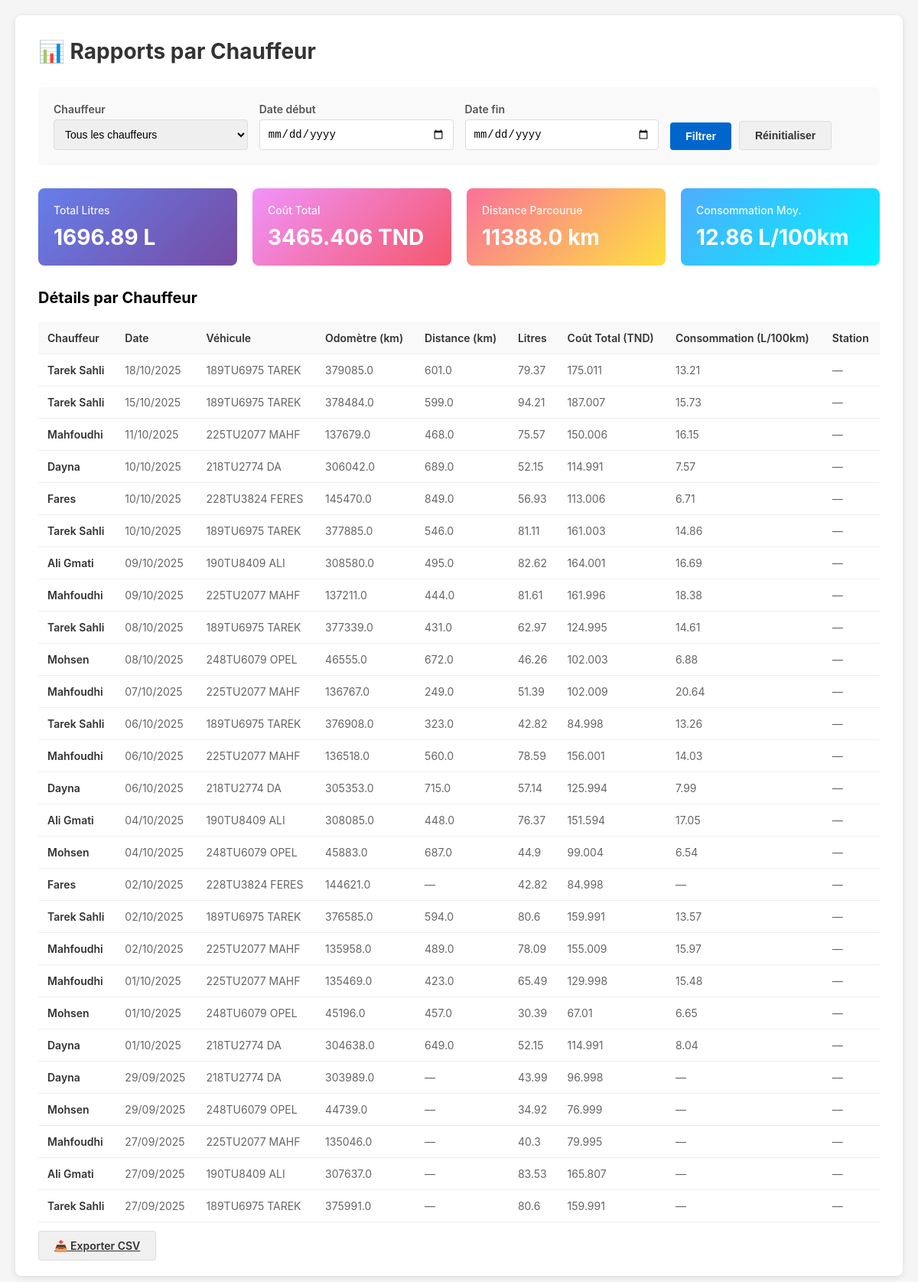
Page /driver-reports on the committed database.
### models.py (models this page shows, shortened)
class FuelEntry(db.Model):
    __tablename__ = 'fuel_entries'
    id = db.Column(db.Integer, primary_key=True)
    date = db.Column(db.Date, nullable=False)
    vehicle_id = db.Column(db.Integer, db.ForeignKey('vehicle.id'), nullable=False)
    driver_id  = db.Column(db.Integer, db.ForeignKey('driver.id'))
    odometer_km = db.Column(db.Float)
    liters      = db.Column(db.Float, nullable=False)
    price_unit  = db.Column(db.Float)    # prix/L saisi (facultatif)
    total_cost  = db.Column(db.Float)    # calculé
    station = db.Column(db.String(120))
    notes   = db.Column(db.Text)
    fuel_type_id = db.Column(db.Integer, db.ForeignKey('fuel_types.id'))
    fuel_type    = db.relationship('FuelType')
    vehicle = db.relationship('Vehicle', backref=db.backref('fuel_entries', lazy='dynamic'))
    driver  = db.relationship('Driver',  backref=db.backref('fuel_entries', lazy='dynamic'))

class Driver(db.Model):
    __tablename__ = 'driver'
    id = db.Column(db.Integer, primary_key=True)
    name = db.Column(db.String(120), nullable=False)

class Vehicle(db.Model):
    __tablename__ = 'vehicle'
    id = db.Column(db.Integer, primary_key=True)
    name = db.Column(db.String(120), nullable=False)
    plate = db.Column(db.String(40))

### app.py (the view, shortened to what this page needs)
@app.route('/driver-reports')
def driver_reports():
    from models import Driver, FuelEntry, Vehicle
    from datetime import datetime
    driver_id = request.args.get('driver_id', type=int)
    date_start = request.args.get('date_start', type=str)
    date_end = request.args.get('date_end', type=str)
    export = request.args.get('export', type=int)
    query = FuelEntry.query
    if driver_id:
        query = query.filter(FuelEntry.driver_id == driver_id)
    if date_start:
        try:
            start_date = datetime.strptime(date_start, '%Y-%m-%d').date()
            query = query.filter(FuelEntry.date >= start_date)
        except ValueError:
            pass
    if date_end:
        try:
            end_date = datetime.strptime(date_end, '%Y-%m-%d').date()
            query = query.filter(FuelEntry.date <= end_date)
        except ValueError:
            pass
    report_data = query.order_by(FuelEntry.date.desc()).all()
    total_liters = round(sum((e.liters or 0) for e in report_data), 2)
    total_cost = round(sum((e.total_cost or 0) for e in report_data), 3)
    distances = {}
    total_km = 0
    entries_by_vehicle = {}
    for e in sorted(report_data, key=lambda x: (x.vehicle_id, x.date)):
        vid = e.vehicle_id
        if vid not in entries_by_vehicle:
            entries_by_vehicle[vid] = []
        entries_by_vehicle[vid].append(e)
    for vid, entries in entries_by_vehicle.items():
        for i in range(1, len(entries)):
            prev_odo = entries[i-1].odometer_km
            curr_odo = entries[i].odometer_km
            if prev_odo and curr_odo and curr_odo > prev_odo:
                distance = curr_odo - prev_odo
                distances[entries[i].id] = round(distance, 0)
                total_km += distance
    total_km = round(total_km, 0)
    consos = per_entry_consumption(query.order_by(FuelEntry.date.asc()).all())
    consos_list = [consos.get(e.id) for e in report_data if consos.get(e.id) is not None]
    avg_consumption = round(sum(consos_list) / len(consos_list), 2) if consos_list else 0.0
    drivers = Driver.query.order_by(Driver.name.asc()).all()
    return render_template(
        'driver_reports.html',
        drivers=drivers,
        driver_id=driver_id,
        date_start=date_start,
        date_end=date_end,
        report_data=report_data,
        total_liters=total_liters,
        total_cost=total_cost,
        total_km=total_km,
        avg_consumption=avg_consumption,
        consos=consos,
        distances=distances
    )

### app.py (called while the page is built)
def per_entry_consumption(entries):
    entries_sorted = sorted(entries, key=lambda x: (x.vehicle_id, x.date, x.id))
    consos = {}
    last_odo = {}
    for e in entries_sorted:
        vid = e.vehicle_id
        odo = e.odometer_km
        if vid not in last_odo:
            last_odo[vid] = odo
            continue
        prev = last_odo[vid]
        if odo is not None and prev is not None and e.liters and odo > prev:
            distance = odo - prev
            consos[e.id] = round((e.liters / distance) * 100.0, 2)
        last_odo[vid] = odo
    return consos

### templates/driver_reports.html (shortened to what this page needs)
<!DOCTYPE html>
<html lang="fr">
<head>
</head>
<body>
    <div class="container">
        <h1>📊 Rapports par Chauffeur</h1>
        <form method="GET" class="filters">
            <div class="filter-group">
                <label for="driver_id">Chauffeur</label>
                <select id="driver_id" name="driver_id">
                    <option value="">Tous les chauffeurs</option>
                </select>
            </div>
            <div class="filter-group">
                <label for="date_start">Date début</label>
                <input type="date" id="date_start" name="date_start" value="{{ date_start or '' }}">
            </div>
            <div class="filter-group">
                <label for="date_end">Date fin</label>
                <input type="date" id="date_end" name="date_end" value="{{ date_end or '' }}">
            </div>
            <div class="filter-buttons">
                <button type="submit" class="btn btn-primary">Filtrer</button>
                <button type="button" class="btn btn-secondary" onclick="window.location.href='{{ url_for('driver_reports') }}'">Réinitialiser</button>            </div>
        </form>
        <div class="summary-cards">
            <div class="card">
                <h3>Total Litres</h3>
                <div class="value">{{ total_liters }} L</div>
            </div>
            <div class="card" style="background: linear-gradient(135deg, #f093fb 0%, #f5576c 100%);">
                <h3>Coût Total</h3>
                <div class="value">{{ total_cost }} TND</div>
            </div>
            <div class="card" style="background: linear-gradient(135deg, #fa709a 0%, #fee140 100%);">
                <h3>Distance Parcourue</h3>
                <div class="value">{{ total_km }} km</div>
            </div>
            <div class="card" style="background: linear-gradient(135deg, #4facfe 0%, #00f2fe 100%);">
                <h3>Consommation Moy.</h3>
                <div class="value">{{ avg_consumption }} L/100km</div>
            </div>
        </div>
        <h2 style="margin-bottom: 15px; font-size: 20px;">Détails par Chauffeur</h2>
        {% if report_data %}
        <table>
            <thead>
                <tr>
                    <th>Chauffeur</th>
                    <th>Date</th>
                    <th>Véhicule</th>
                    <th>Odomètre (km)</th>
                    <th>Distance (km)</th>
                    <th>Litres</th>
                    <th>Coût Total (TND)</th>
                    <th>Consommation (L/100km)</th>
                    <th>Station</th>
                </tr>
            </thead>
            <tbody>
                {% for entry in report_data %}
                <tr>
                    <td class="driver-name">{{ entry.driver.name if entry.driver else '—' }}</td>
                    <td>{{ entry.date.strftime('%d/%m/%Y') if entry.date else '—' }}</td>
                    <td>{{ entry.vehicle.name if entry.vehicle else '—' }}</td>
                    <td>{{ entry.odometer_km|round(0) if entry.odometer_km else '—' }}</td>
                    <td>{{ distances.get(entry.id, '—') }}</td>
                    <td>{{ entry.liters|round(2) if entry.liters else '—' }}</td>
                    <td>{{ entry.total_cost|round(3) if entry.total_cost else '—' }}</td>
                    <td>{{ consos.get(entry.id, '—') }}</td>
                    <td>{{ entry.station or '—' }}</td>
                </tr>
                {% endfor %}
            </tbody>
        </table>
        <div class="export-btn">
            <a href="{{ url_for('driver_reports', driver_id=driver_id, date_start=date_start, date_end=date_end, export=1) }}" class="btn btn-secondary">
                📥 Exporter CSV
            </a>
        </div>
        {% else %}
        <div class="no-data">
            <p>Aucune donnée trouvée pour les critères sélectionnés.</p>
        </div>
        {% endif %}
    </div>
</body>
</html>

### templates/driver_reports.html (style rules this page uses)
* { margin: 0; padding: 0; box-sizing: border-box; }
body { font-family: -apple-system, BlinkMacSystemFont, 'Segoe UI', Roboto, sans-serif; background-color: #f5f5f5; padding: 20px; }
.container { max-width: 1200px; margin: 0 auto; background: white; padding: 30px; border-radius: 8px; box-shadow: 0 2px 8px rgba(0,0,0,0.1); }
h1 { font-size: 28px; margin-bottom: 30px; color: #333; }
.filters { display: grid; grid-template-columns: repeat(auto-fit, minmax(200px, 1fr)); gap: 15px; margin-bottom: 30px; padding: 20px; background: #f9f9f9; border-radius: 6px; }
.filter-group { display: flex; flex-direction: column; }
.filter-group label { font-weight: 600; margin-bottom: 5px; font-size: 14px; color: #555; }
.filter-group input, .filter-group select { padding: 10px; border: 1px solid #ddd; border-radius: 4px; font-size: 14px; }
.filter-buttons { display: flex; gap: 10px; align-items: flex-end; }
.btn { padding: 10px 20px; border: none; border-radius: 4px; font-size: 14px; font-weight: 600; cursor: pointer; transition: all 0.2s; }
.btn-primary { background-color: #0066cc; color: white; }
.btn-secondary { background-color: #f0f0f0; color: #333; border: 1px solid #ddd; }
.summary-cards { display: grid; grid-template-columns: repeat(auto-fit, minmax(250px, 1fr)); gap: 20px; margin-bottom: 30px; }
.card { background: linear-gradient(135deg, #667eea 0%, #764ba2 100%); padding: 20px; border-radius: 8px; color: white; }
.card h3 { font-size: 14px; font-weight: 500; opacity: 0.9; margin-bottom: 10px; }
.card .value { font-size: 28px; font-weight: 700; }
table { width: 100%; border-collapse: collapse; margin-top: 20px; }
th, td { padding: 12px; text-align: left; border-bottom: 1px solid #eee; }
th { background-color: #f9f9f9; font-weight: 600; color: #333; font-size: 14px; }
td { font-size: 14px; color: #666; }
.driver-name { font-weight: 600; color: #333; }
.export-btn { margin-top: 20px; }

### rows in the picture
FuelEntry: driver "Tarek Sahli", date "18/10/2025", vehicle "189TU6975 TAREK", odometer_km "379085.0", get "601.0", liters "79.37", total_cost "175.011", get "13.21", station "—"
FuelEntry: driver "Tarek Sahli", date "15/10/2025", vehicle "189TU6975 TAREK", odometer_km "378484.0", get "599.0", liters "94.21", total_cost "187.007", get "15.73", station "—"
FuelEntry: driver "Mahfoudhi", date "11/10/2025", vehicle "225TU2077 MAHF", odometer_km "137679.0", get "468.0", liters "75.57", total_cost "150.006", get "16.15", station "—"
FuelEntry: driver "Dayna", date "10/10/2025", vehicle "218TU2774 DA", odometer_km "306042.0", get "689.0", liters "52.15", total_cost "114.991", get "7.57", station "—"
FuelEntry: driver "Fares", date "10/10/2025", vehicle "228TU3824 FERES", odometer_km "145470.0", get "849.0", liters "56.93", total_cost "113.006", get "6.71", station "—"
FuelEntry: driver "Tarek Sahli", date "10/10/2025", vehicle "189TU6975 TAREK", odometer_km "377885.0", get "546.0", liters "81.11", total_cost "161.003", get "14.86", station "—"
FuelEntry: driver "Ali Gmati", date "09/10/2025", vehicle "190TU8409 ALI", odometer_km "308580.0", get "495.0", liters "82.62", total_cost "164.001", get "16.69", station "—"
FuelEntry: driver "Mahfoudhi", date "09/10/2025", vehicle "225TU2077 MAHF", odometer_km "137211.0", get "444.0", liters "81.61", total_cost "161.996", get "18.38", station "—"
FuelEntry: driver "Tarek Sahli", date "08/10/2025", vehicle "189TU6975 TAREK", odometer_km "377339.0", get "431.0", liters "62.97", total_cost "124.995", get "14.61", station "—"
FuelEntry: driver "Mohsen", date "08/10/2025", vehicle "248TU6079 OPEL", odometer_km "46555.0", get "672.0", liters "46.26", total_cost "102.003", get "6.88", station "—"
FuelEntry: driver "Mahfoudhi", date "07/10/2025", vehicle "225TU2077 MAHF", odometer_km "136767.0", get "249.0", liters "51.39", total_cost "102.009", get "20.64", station "—"
FuelEntry: driver "Tarek Sahli", date "06/10/2025", vehicle "189TU6975 TAREK", odometer_km "376908.0", get "323.0", liters "42.82", total_cost "84.998", get "13.26", station "—"
FuelEntry: driver "Mahfoudhi", date "06/10/2025", vehicle "225TU2077 MAHF", odometer_km "136518.0", get "560.0", liters "78.59", total_cost "156.001", get "14.03", station "—"
FuelEntry: driver "Dayna", date "06/10/2025", vehicle "218TU2774 DA", odometer_km "305353.0", get "715.0", liters "57.14", total_cost "125.994", get "7.99", station "—"
FuelEntry: driver "Ali Gmati", date "04/10/2025", vehicle "190TU8409 ALI", odometer_km "308085.0", get "448.0", liters "76.37", total_cost "151.594", get "17.05", station "—"
FuelEntry: driver "Mohsen", date "04/10/2025", vehicle "248TU6079 OPEL", odometer_km "45883.0", get "687.0", liters "44.9", total_cost "99.004", get "6.54", station "—"
FuelEntry: driver "Fares", date "02/10/2025", vehicle "228TU3824 FERES", odometer_km "144621.0", get "—", liters "42.82", total_cost "84.998", station "—"
FuelEntry: driver "Tarek Sahli", date "02/10/2025", vehicle "189TU6975 TAREK", odometer_km "376585.0", get "594.0", liters "80.6", total_cost "159.991", get "13.57", station "—"
FuelEntry: driver "Mahfoudhi", date "02/10/2025", vehicle "225TU2077 MAHF", odometer_km "135958.0", get "489.0", liters "78.09", total_cost "155.009", get "15.97", station "—"
FuelEntry: driver "Mahfoudhi", date "01/10/2025", vehicle "225TU2077 MAHF", odometer_km "135469.0", get "423.0", liters "65.49", total_cost "129.998", get "15.48", station "—"
FuelEntry: driver "Mohsen", date "01/10/2025", vehicle "248TU6079 OPEL", odometer_km "45196.0", get "457.0", liters "30.39", total_cost "67.01", get "6.65", station "—"
FuelEntry: driver "Dayna", date "01/10/2025", vehicle "218TU2774 DA", odometer_km "304638.0", get "649.0", liters "52.15", total_cost "114.991", get "8.04", station "—"
FuelEntry: driver "Dayna", date "29/09/2025", vehicle "218TU2774 DA", odometer_km "303989.0", get "—", liters "43.99", total_cost "96.998", station "—"
FuelEntry: driver "Mohsen", date "29/09/2025", vehicle "248TU6079 OPEL", odometer_km "44739.0", get "—", liters "34.92", total_cost "76.999", station "—"
FuelEntry: driver "Mahfoudhi", date "27/09/2025", vehicle "225TU2077 MAHF", odometer_km "135046.0", get "—", liters "40.3", total_cost "79.995", station "—"
FuelEntry: driver "Ali Gmati", date "27/09/2025", vehicle "190TU8409 ALI", odometer_km "307637.0", get "—", liters "83.53", total_cost "165.807", station "—"
FuelEntry: driver "Tarek Sahli", date "27/09/2025", vehicle "189TU6975 TAREK", odometer_km "375991.0", get "—", liters "80.6", total_cost "159.991", station "—"

### other values in the picture
{{ total_liters }} "1696.89"
{{ total_cost }} "3465.406"
{{ total_km }} "11388.0"
{{ avg_consumption }} "12.86"
